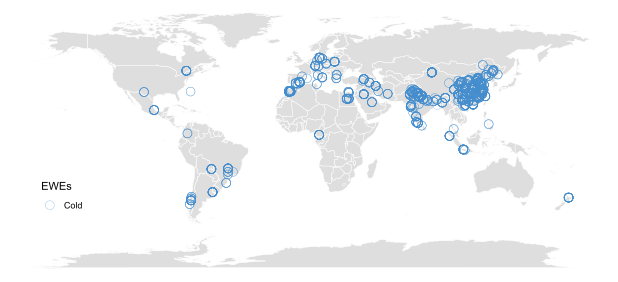

This figure's R source:
library(ggplot2)
library(maps)
library(dplyr)

world.dat <- map_data("world")

world.map <- ggplot() +
  geom_polygon(data = world.dat,
               aes(x = long, y = lat, group = group),
               fill = "#dedede", color = "white", linewidth = 0.2) +
  coord_quickmap() +
  theme_void()

df <- read.csv(file.choose(), stringsAsFactors = FALSE)

# 清理经纬度，避免负号读错
df$Longitude <- as.numeric(gsub("[−–]", "-", df$Longitude))
df$Latitude  <- as.numeric(gsub("[−–]", "-", df$Latitude))

# 如果你只有一种类型，直接指定一个常量列（用于图例/颜色）
df$EWEs <- "Cold"

p <- world.map +
  geom_jitter(
    data = df,
    aes(x = Longitude, y = Latitude, fill = EWEs),
    width = 0.15, height = 0.15,     # 抖动幅度（单位：度）
    shape = 1,
    size = 4,
    color = "#448DCD",
    stroke = 0.25,
    alpha = 0.7
  ) +
  scale_fill_manual(values = c("Cold" = "#448DCD"), name = "EWEs") +
  theme(
    legend.position = c(0.10, 0.30),
    legend.background = element_rect(fill = "transparent", color = NA),
    legend.key = element_rect(fill = "transparent", color = NA)
  )

p
